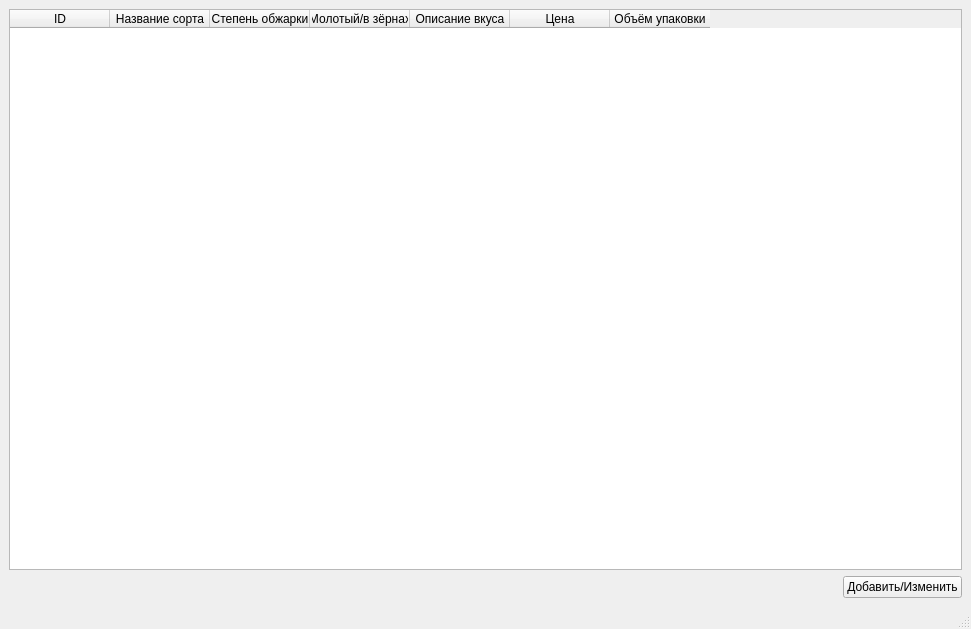
<?xml version="1.0" encoding="UTF-8"?>
<ui version="4.0">
 <class>MainWindow</class>
 <widget class="QMainWindow" name="MainWindow">
  <property name="geometry">
   <rect>
    <x>0</x>
    <y>0</y>
    <width>971</width>
    <height>629</height>
   </rect>
  </property>
  <property name="windowTitle">
   <string>Кофе</string>
  </property>
  <widget class="QWidget" name="centralwidget">
   <layout class="QVBoxLayout" name="verticalLayout">
    <item>
     <widget class="QTableWidget" name="coffee_table">
      <property name="layoutDirection">
       <enum>Qt::LeftToRight</enum>
      </property>
      <property name="sizeAdjustPolicy">
       <enum>QAbstractScrollArea::AdjustIgnored</enum>
      </property>
      <attribute name="horizontalHeaderCascadingSectionResizes">
       <bool>false</bool>
      </attribute>
      <attribute name="horizontalHeaderShowSortIndicator" stdset="0">
       <bool>false</bool>
      </attribute>
      <attribute name="horizontalHeaderStretchLastSection">
       <bool>false</bool>
      </attribute>
      <attribute name="verticalHeaderVisible">
       <bool>false</bool>
      </attribute>
      <attribute name="verticalHeaderCascadingSectionResizes">
       <bool>false</bool>
      </attribute>
      <column>
       <property name="text">
        <string>ID</string>
       </property>
      </column>
      <column>
       <property name="text">
        <string>Название сорта</string>
       </property>
      </column>
      <column>
       <property name="text">
        <string>Степень обжарки</string>
       </property>
      </column>
      <column>
       <property name="text">
        <string>Молотый/в зёрнах</string>
       </property>
      </column>
      <column>
       <property name="text">
        <string>Описание вкуса</string>
       </property>
      </column>
      <column>
       <property name="text">
        <string>Цена</string>
       </property>
      </column>
      <column>
       <property name="text">
        <string>Объём упаковки</string>
       </property>
      </column>
     </widget>
    </item>
    <item>
     <layout class="QHBoxLayout" name="horizontalLayout">
      <item>
       <spacer name="horizontalSpacer">
        <property name="orientation">
         <enum>Qt::Horizontal</enum>
        </property>
        <property name="sizeHint" stdset="0">
         <size>
          <width>40</width>
          <height>20</height>
         </size>
        </property>
       </spacer>
      </item>
      <item>
       <widget class="QPushButton" name="add_edit_btn">
        <property name="styleSheet">
         <string notr="true"/>
        </property>
        <property name="text">
         <string>Добавить/Изменить</string>
        </property>
       </widget>
      </item>
     </layout>
    </item>
   </layout>
  </widget>
  <widget class="QMenuBar" name="menubar">
   <property name="geometry">
    <rect>
     <x>0</x>
     <y>0</y>
     <width>971</width>
     <height>25</height>
    </rect>
   </property>
  </widget>
  <widget class="QStatusBar" name="statusbar"/>
  <action name="clear_db_action">
   <property name="text">
    <string>Очистить базу данных...</string>
   </property>
  </action>
 </widget>
 <resources/>
 <connections/>
</ui>
